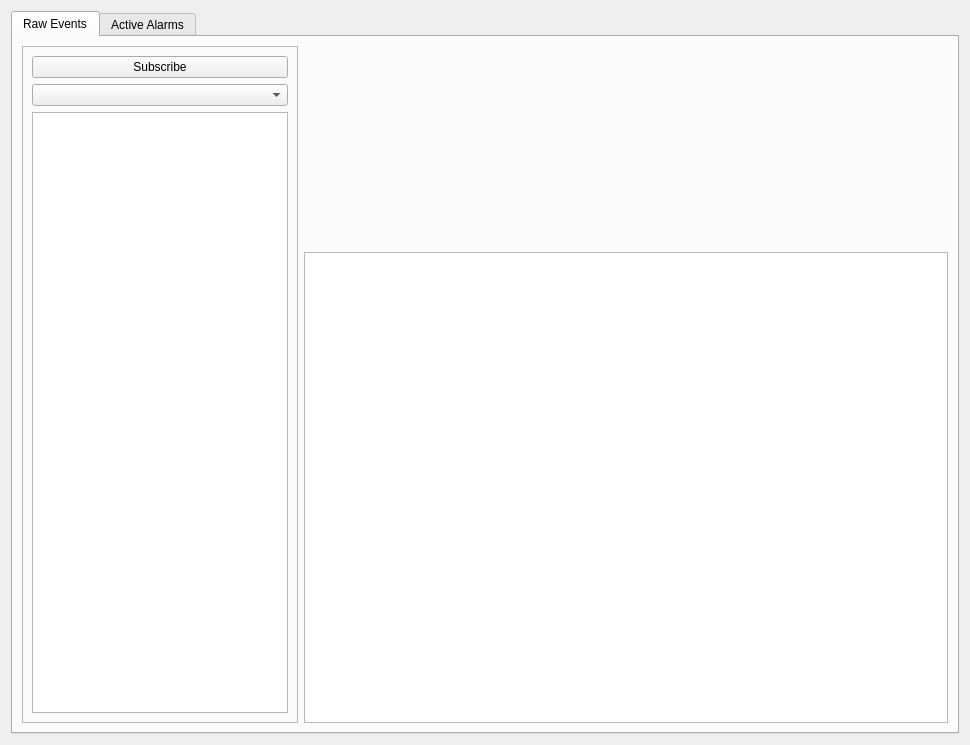
<?xml version="1.0" encoding="UTF-8"?>
<ui version="4.0">
 <class>AlarmWidget</class>
 <widget class="QWidget" name="AlarmWidget">
  <property name="geometry">
   <rect>
    <x>0</x>
    <y>0</y>
    <width>970</width>
    <height>745</height>
   </rect>
  </property>
  <property name="windowTitle">
   <string>AlarmWidget</string>
  </property>
  <layout class="QGridLayout" name="gridLayout">
   <item row="0" column="0">
    <widget class="QTabWidget" name="tabWidget">
     <property name="currentIndex">
      <number>0</number>
     </property>
     <widget class="QWidget" name="tab">
      <attribute name="title">
       <string>Raw Events</string>
      </attribute>
      <layout class="QGridLayout" name="gridLayout_2">
       <item row="0" column="0" rowspan="2">
        <widget class="QFrame" name="frame">
         <property name="frameShape">
          <enum>QFrame::StyledPanel</enum>
         </property>
         <property name="frameShadow">
          <enum>QFrame::Raised</enum>
         </property>
         <layout class="QVBoxLayout" name="verticalLayout">
          <item>
           <widget class="QPushButton" name="pushSubscribe">
            <property name="text">
             <string>Subscribe</string>
            </property>
           </widget>
          </item>
          <item>
           <widget class="QComboBox" name="comboCameras"/>
          </item>
          <item>
           <widget class="QListWidget" name="listEvents">
            <property name="sizePolicy">
             <sizepolicy hsizetype="Minimum" vsizetype="Expanding">
              <horstretch>0</horstretch>
              <verstretch>0</verstretch>
             </sizepolicy>
            </property>
           </widget>
          </item>
         </layout>
        </widget>
       </item>
       <item row="0" column="1">
        <widget class="QLabel" name="labelImage">
         <property name="sizePolicy">
          <sizepolicy hsizetype="Expanding" vsizetype="Fixed">
           <horstretch>0</horstretch>
           <verstretch>0</verstretch>
          </sizepolicy>
         </property>
         <property name="minimumSize">
          <size>
           <width>200</width>
           <height>200</height>
          </size>
         </property>
         <property name="sizeIncrement">
          <size>
           <width>4</width>
           <height>0</height>
          </size>
         </property>
         <property name="text">
          <string/>
         </property>
        </widget>
       </item>
       <item row="1" column="1">
        <widget class="QPlainTextEdit" name="plainEventJson"/>
       </item>
      </layout>
     </widget>
     <widget class="QWidget" name="tab_2">
      <attribute name="title">
       <string>Active Alarms</string>
      </attribute>
     </widget>
    </widget>
   </item>
  </layout>
 </widget>
 <resources/>
 <connections/>
</ui>
